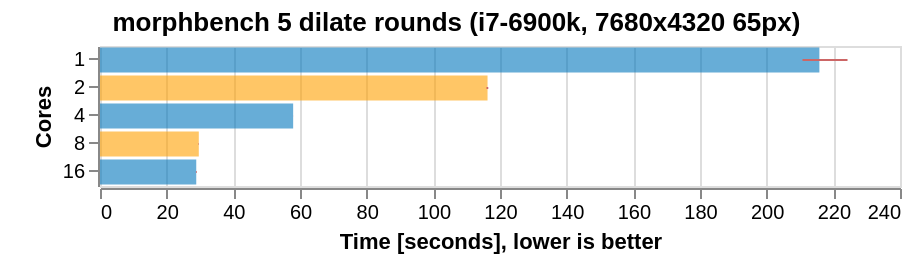

Here is the Vega-Lite specification saved for this chart:
### Vega-Lite specification from a JSON file in a GitHub repository (floating-point values rounded to 4 significant figures)
{"$schema": "https://vega.github.io/schema/vega-lite/v4.json", "title": {"text": "morphbench 5 dilate rounds (i7-6900k, 7680x4320 65px)", "anchor": "middle"}, "data": {"values": [{"set": "", "var": 1, "times": [211325, 221946, 224253, 210811, 210748]}, {"set": "", "var": 2, "times": [116284, 116250, 116352, 116487, 115943]}, {"set": "", "var": 4, "times": [57940.0, 57950.0, 57940.0, 57950.0, 57950.0]}, {"set": "", "var": 8, "times": [29640.0, 29566, 29620.0, 29700.0, 29680]}, {"set": "", "var": 16, "times": [28810.0, 29010.0, 28900, 28860.0, 28790.0]}]}, "transform": [{"flatten": ["times"]}, {"calculate": "datum.times/1000", "as": "times"}, {"aggregate": [{"op": "min", "field": "times", "as": "timem"}, {"op": "max", "field": "times", "as": "timex"}, {"op": "mean", "field": "times", "as": "timean"}], "groupby": ["set", "var"]}], "facet": {"row": {"field": "set", "type": "nominal", "header": {"title": "", "labelAngle": 0, "labelFontSize": 12}, "sort": ["SSE2", "AVX2", "AVX512F"]}}, "spec": {"encoding": {"y": {"field": "var", "type": "ordinal", "axis": {"title": "Cores"}, "sort": "ascending"}}, "layer": [{"mark": {"type": "bar", "opacity": 0.6}, "height": {"step": 14}, "encoding": {"x": {"field": "timean", "type": "quantitative"}, "color": {"field": "var", "type": "ordinal", "scale": {"range": ["#0277bd", "#ffa000"]}, "legend": null, "sort": "ascending"}}}, {"width": 400, "mark": {"type": "errorbar", "color": "#c66"}, "encoding": {"x": {"field": "timem", "type": "quantitative", "axis": {"title": "Time [seconds], lower is better", "grid": true}}, "x2": {"field": "timex"}, "size": {"value": 6}}}]}}
